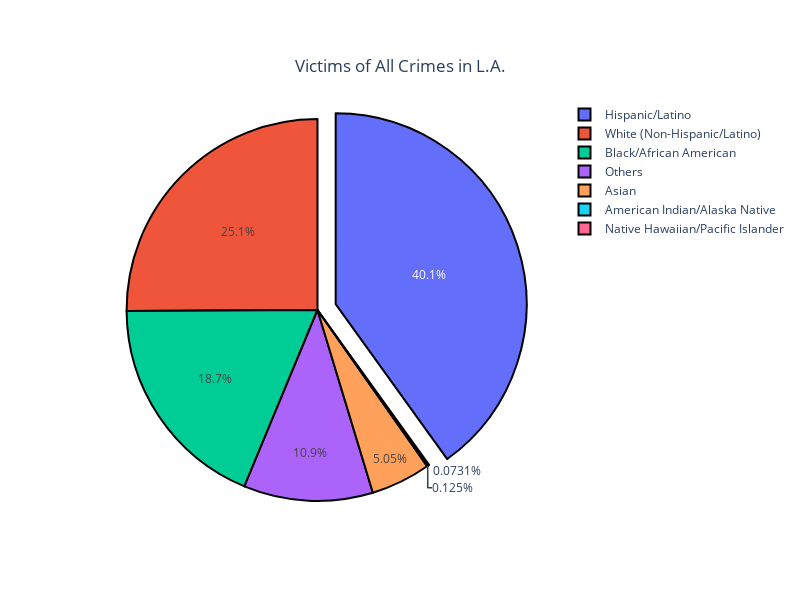

The notebook cell saved with this chart:
### Markdown cell above
#### Visualization

### Code cell
import plotly.graph_objects as go

vict_descent_des = df['Vict Descent Descriptive'].value_counts()

# Identify the index of the largest slice
largest_index = vict_descent_des.idxmax()

# Initialize pull list with all zeros
pull_values = [0] * len(vict_descent_des)

# Pull out the largest slice
pull_values[vict_descent_des.index.get_loc(largest_index)] = 0.1

# Create the data for the plot
data = go.Pie(labels=vict_descent_des.index, values=vict_descent_des, pull=pull_values)

# Create the figure with the data
fig = go.Figure(data=[data])

# Set the title of the plot and adjust its position
fig.update_layout(title={
                        'text': "Victims of All Crimes in L.A.",
                        'y':0.9,
                        'x':0.5,
                        'xanchor': 'center',
                        'yanchor': 'top'
                    },
                  # Make the plot bigger
                  autosize=False,
                  width=800,
                  height=600)

fig.update_traces(marker=dict(line=dict(color='#000000', width=2)))

fig.show()


#due to the fact its an interactive plot 
from IPython.display import Image

# we insert the screenshot of the plot
Image(url='https://raw.githubusercontent.com/jku-icg-classroom/va-group-project-cyan-crabs/master/screenshot/black%20hat.png?token=GHSAT0AAAAAACM7CCK4HG2M7KRXD2375RDCZNJWJAA')

### Figure 1 — Plotly figure (JSON) as saved in the notebook; plotly's stock layout.template omitted (floating-point values rounded to 4 significant figures)
{"data": [{"labels": ["Hispanic/Latino", "White (Non-Hispanic/Latino)", "Black/African American", "Others", "Asian", "American Indian/Alaska Native", "Native Hawaiian/Pacific Islander"], "marker": {"line": {"color": "#000000", "width": 2}}, "pull": [0.1, 0, 0, 0, 0, 0, 0], "type": "pie", "values": [255392, 159930, 118900, 69733, 32193, 795, 466]}], "layout": {"autosize": false, "height": 600, "title": {"text": "Victims of All Crimes in L.A.", "x": 0.5, "xanchor": "center", "y": 0.9, "yanchor": "top"}, "width": 800}}
